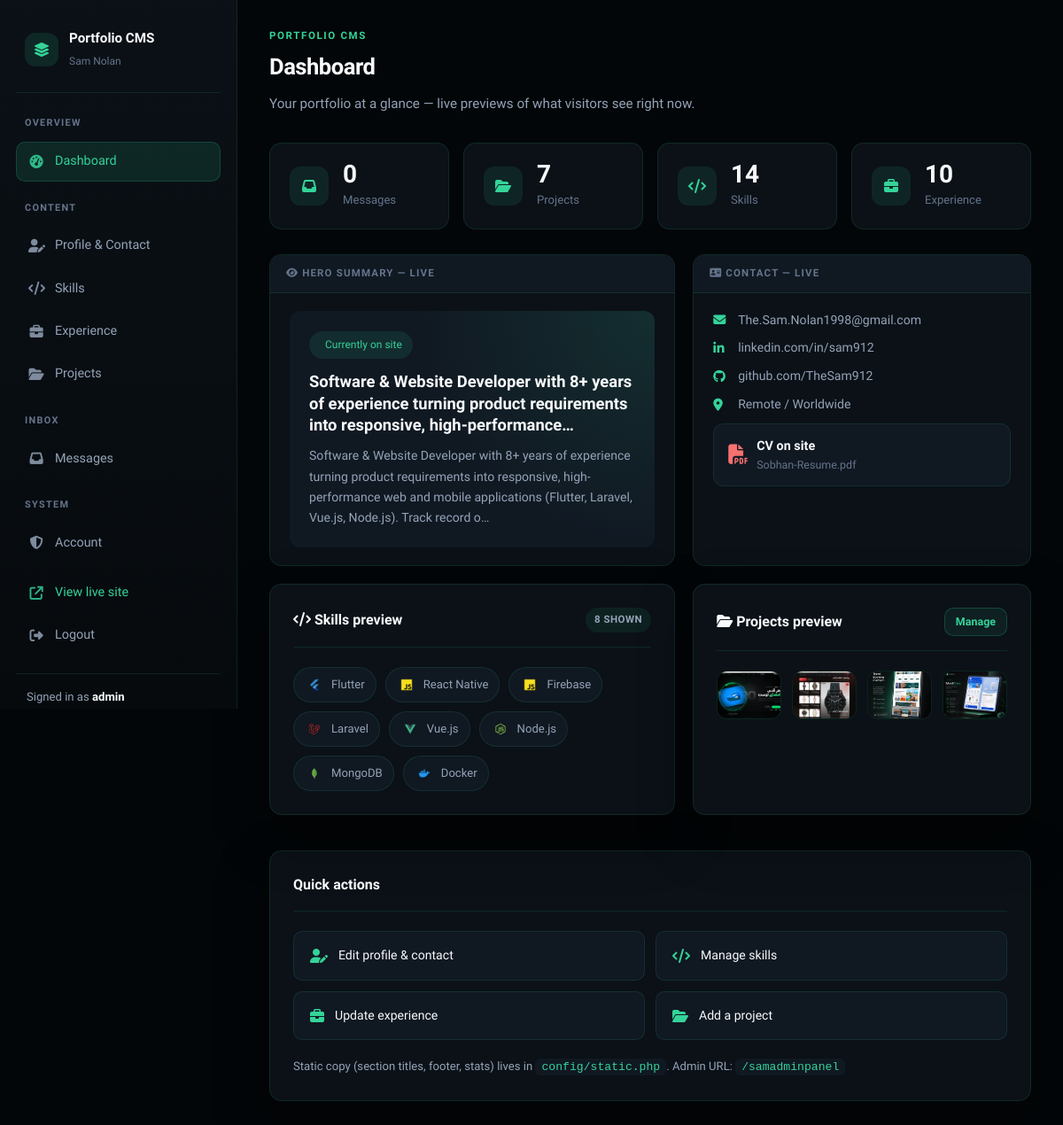
/admin/index.php (signed in), run on the app's committed database.
### tables this page shows
CREATE TABLE IF NOT EXISTS skills (
    id            INT UNSIGNED AUTO_INCREMENT PRIMARY KEY,
    name          VARCHAR(100)  NOT NULL,
    icon_path     VARCHAR(512)  NOT NULL,
    sort_order    INT           NOT NULL DEFAULT 0,
    is_published  TINYINT(1)    NOT NULL DEFAULT 1,
    INDEX idx_skills_published_sort (is_published, sort_order)
);

CREATE TABLE IF NOT EXISTS projects (
    id            INT UNSIGNED AUTO_INCREMENT PRIMARY KEY,
    title         VARCHAR(255)  NOT NULL,
    slug          VARCHAR(255)  NOT NULL,
    description   TEXT          NULL,
    image_path    VARCHAR(512)  NOT NULL,
    project_url   VARCHAR(512)  NULL,
    sort_order    INT           NOT NULL DEFAULT 0,
    is_published  TINYINT(1)    NOT NULL DEFAULT 1,
    created_at    TIMESTAMP     NOT NULL DEFAULT CURRENT_TIMESTAMP,
    updated_at    TIMESTAMP     NOT NULL DEFAULT CURRENT_TIMESTAMP ON UPDATE CURRENT_TIMESTAMP,
    UNIQUE KEY uniq_projects_slug (slug),
    INDEX idx_projects_published_sort (is_published, sort_order)
);

### admin/views/dashboard.php (the view, shortened to what the rows shown need)
<?php
require __DIR__ . '/partials/page-header.php';
?>
<div class="stats-row">
    <div class="stat-card">
        <div class="stat-card__icon"><i class="fa-solid fa-inbox"></i></div>
        <div>
            <strong><?= (int) $counts['messages']; ?></strong>
            <span>Messages</span>
        </div>
    </div>
    <div class="stat-card">
        <div class="stat-card__icon"><i class="fa-solid fa-folder-open"></i></div>
        <div>
            <strong><?= (int) $counts['projects']; ?></strong>
            <span>Projects</span>
        </div>
    </div>
    <div class="stat-card">
        <div class="stat-card__icon"><i class="fa-solid fa-code"></i></div>
        <div>
            <strong><?= (int) $counts['skills']; ?></strong>
            <span>Skills</span>
        </div>
    </div>
    <div class="stat-card">
        <div class="stat-card__icon"><i class="fa-solid fa-briefcase"></i></div>
        <div>
            <strong><?= (int) $counts['experiences']; ?></strong>
            <span>Experience</span>
        </div>
    </div>
</div>
<div class="preview-row">
    <div class="preview-card">
        <div class="preview-card__label"><i class="fa-solid fa-eye"></i> Hero summary — live</div>
        <div class="preview-card__body">
            <div class="preview-hero">
                <span class="pill"><i class="fa-solid fa-sparkles"></i> Currently on site</span>
                <h3><?= e(admin_excerpt($profile['short_summary'] ?? '', 120) ?: 'No short summary set yet.'); ?></h3>
                <p><?= e(admin_excerpt($profile['about_summary'] ?? '', 200) ?: 'Add your about bio in Profile & Contact.'); ?></p>
            </div>
        </div>
    </div>
    <div class="preview-card">
        <div class="preview-card__label"><i class="fa-solid fa-address-card"></i> Contact — live</div>
        <div class="preview-card__body">
            <div class="preview-contact">
                <?php if (!empty($profile['contact_email'])): ?>
                    <span><i class="fa-solid fa-envelope"></i> <?= e($profile['contact_email']); ?></span>
                <?php endif; ?>
                <?php if (!empty($profile['contact_linkedin_text'])): ?>
                    <span><i class="fa-brands fa-linkedin-in"></i> <?= e($profile['contact_linkedin_text']); ?></span>
                <?php endif; ?>
                <?php if (!empty($profile['contact_github_text'])): ?>
                    <span><i class="fa-brands fa-github"></i> <?= e($profile['contact_github_text']); ?></span>
                <?php endif; ?>
                <?php if (!empty($profile['contact_location'])): ?>
                    <span><i class="fa-solid fa-location-dot"></i> <?= e($profile['contact_location']); ?></span>
                <?php endif; ?>
                <?php if (!empty($profile['resume_file'])): ?>
                    <div class="preview-cv">
                        <i class="fa-solid fa-file-pdf"></i>
                        <div>
                            <strong>CV on site</strong>
                            <span><?= e(basename($profile['resume_file'])); ?></span>
                        </div>
                    </div>
                <?php endif; ?>
            </div>
        </div>
    </div>
</div>
<div class="preview-row">
    <div class="panel">
        <div class="panel__head">
            <h2><i class="fa-solid fa-code"></i> Skills preview</h2>
            <span class="badge badge--count"><?= count($skills); ?> shown</span>
        </div>
        <?php if ($skills): ?>
            <div class="skills-strip">
                <?php foreach ($skills as $skill): ?>
                    <span class="skill-chip">
                        <?php if (!empty($skill['icon_path'])): ?>
                            <img src="<?= e(asset_url($skill['icon_path'])); ?>" alt="">
                        <?php endif; ?>
                        <?= e($skill['name']); ?>
                    </span>
                <?php endforeach; ?>
            </div>
        <?php else: ?>
            <p class="muted">No skills yet. <a href="<?= e(admin_url('skills')); ?>">Add your first skill →</a></p>
        <?php endif; ?>
    </div>
    <div class="panel">
        <div class="panel__head">
            <h2><i class="fa-solid fa-folder-open"></i> Projects preview</h2>
            <a href="<?= e(admin_url('projects')); ?>" class="btn btn--ghost btn--sm">Manage</a>
        </div>
        <?php if ($projects): ?>
            <div class="project-strip">
                <?php foreach ($projects as $project): ?>
                    <div class="project-thumb" title="<?= e($project['title']); ?>">
                        <?php if (!empty($project['image_path'])): ?>
                            <img src="<?= e(asset_url($project['image_path'])); ?>" alt="<?= e($project['title']); ?>">
                        <?php else: ?>
                            <div class="empty-state" style="padding:20px"><i class="fa-solid fa-image"></i></div>
                        <?php endif; ?>
                    </div>
                <?php endforeach; ?>
            </div>
        <?php else: ?>
            <p class="muted">No projects yet. <a href="<?= e(admin_url('projects')); ?>">Add a project →</a></p>
        <?php endif; ?>
    </div>
</div>
<div class="panel">
    <div class="panel__head">
        <h2>Quick actions</h2>
    </div>
    <div class="quick-links">
        <a href="<?= e(admin_url('profile')); ?>" class="quick-link">
            <i class="fa-solid fa-user-pen"></i>
            <span>Edit profile & contact</span>
        </a>
        <a href="<?= e(admin_url('skills')); ?>" class="quick-link">
            <i class="fa-solid fa-code"></i>
            <span>Manage skills</span>
        </a>
        <a href="<?= e(admin_url('experiences')); ?>" class="quick-link">
            <i class="fa-solid fa-briefcase"></i>
            <span>Update experience</span>
        </a>
        <a href="<?= e(admin_url('projects')); ?>" class="quick-link">
            <i class="fa-solid fa-folder-open"></i>
            <span>Add a project</span>
        </a>
    </div>
    <p class="muted" style="margin:20px 0 0;font-size:0.82rem">
        Static copy (section titles, footer, stats) lives in <code>config/static.php</code>.
        Admin URL: <code><?= e(admin_url()); ?></code>
    </p>
</div>

### admin/views/layout.php (shortened to what the rows shown need)
<!DOCTYPE html>
<html lang="en">
<head>
    <link rel="stylesheet" href="https://cdnjs.cloudflare.com/ajax/libs/font-awesome/6.7.2/css/all.min.css">
    <link rel="stylesheet" href="/assets/css/admin.css">
</head>
<body class="<?= admin_logged_in() ? 'admin-app' : 'admin-login' ?>">
<?php if (admin_logged_in() && ($view ?? '') !== 'login'): ?>
    <aside class="sidebar">
        <div class="brand">
            <div class="brand__icon"><i class="fa-solid fa-layer-group"></i></div>
            <div class="brand__text">
                <strong>Portfolio CMS</strong>
                <span>Sam Nolan</span>
            </div>
        </div>
        <nav>
            <span class="nav-label">Overview</span>
            <a href="<?= e(admin_url()); ?>" class="<?= admin_nav_class('dashboard'); ?>">
                <i class="fa-solid fa-gauge-high"></i> Dashboard
            </a>
            <span class="nav-label">Content</span>
            <a href="<?= e(admin_url('profile')); ?>" class="<?= admin_nav_class('profile'); ?>">
                <i class="fa-solid fa-user-pen"></i> Profile & Contact
            </a>
            <a href="<?= e(admin_url('skills')); ?>" class="<?= admin_nav_class('skills'); ?>">
                <i class="fa-solid fa-code"></i> Skills
            </a>
            <a href="<?= e(admin_url('experiences')); ?>" class="<?= admin_nav_class('experiences'); ?>">
                <i class="fa-solid fa-briefcase"></i> Experience
            </a>
            <a href="<?= e(admin_url('projects')); ?>" class="<?= admin_nav_class('projects'); ?>">
                <i class="fa-solid fa-folder-open"></i> Projects
            </a>
            <span class="nav-label">Inbox</span>
            <a href="<?= e(admin_url('messages')); ?>" class="<?= admin_nav_class('messages'); ?>">
                <i class="fa-solid fa-inbox"></i> Messages
            </a>
            <span class="nav-label">System</span>
            <a href="<?= e(admin_url('account')); ?>" class="<?= admin_nav_class('account'); ?>">
                <i class="fa-solid fa-shield-halved"></i> Account
            </a>
            <a href="/" target="_blank" rel="noopener" class="nav-external">
                <i class="fa-solid fa-arrow-up-right-from-square"></i> View live site
            </a>
            <a href="<?= e(admin_url('logout')); ?>">
                <i class="fa-solid fa-right-from-bracket"></i> Logout
            </a>
        </nav>
        <div class="sidebar-footer">
            <p class="admin-user">Signed in as <strong><?= e($user['username'] ?? 'admin'); ?></strong></p>
        </div>
    </aside>
    <main class="content">
        <?php require __DIR__ . '/' . $view . '.php'; ?>
    </main>
<?php else: ?>
    <?php require __DIR__ . '/' . ($view ?? 'login') . '.php'; ?>
<?php endif; ?>
</body>
</html>

### data on the page
skills: icon_path (picture), name "Flutter"
skills: icon_path (picture), name "React Native"
skills: icon_path (picture), name "Firebase"
skills: icon_path (picture), name "Laravel"
skills: icon_path (picture), name "Vue.js"
skills: icon_path (picture), name "Node.js"
skills: icon_path (picture), name "MongoDB"
skills: icon_path (picture), name "Docker"
projects: image_path (picture)
projects: image_path (picture)
projects: image_path (picture)
projects: image_path (picture)

### other printed values
$user['username'] "admin"
$title "Dashboard"
$subtitle "Your portfolio at a glance — live previews of what visitors see right now."
$counts['messages'] "0"
$counts['projects'] "7"
$counts['skills'] "14"
$counts['experiences'] "10"
$profile['contact_email'] "The.Sam.Nolan1998@gmail.com"
$profile['contact_linkedin_text'] "linkedin.com/in/sam912"
$profile['contact_github_text'] "github.com/TheSam912"
$profile['contact_location'] "Remote / Worldwide"
basename($profile['resume_file']) "Sobhan-Resume.pdf"
count($skills) "8"
admin_url() "/samadminpanel"
